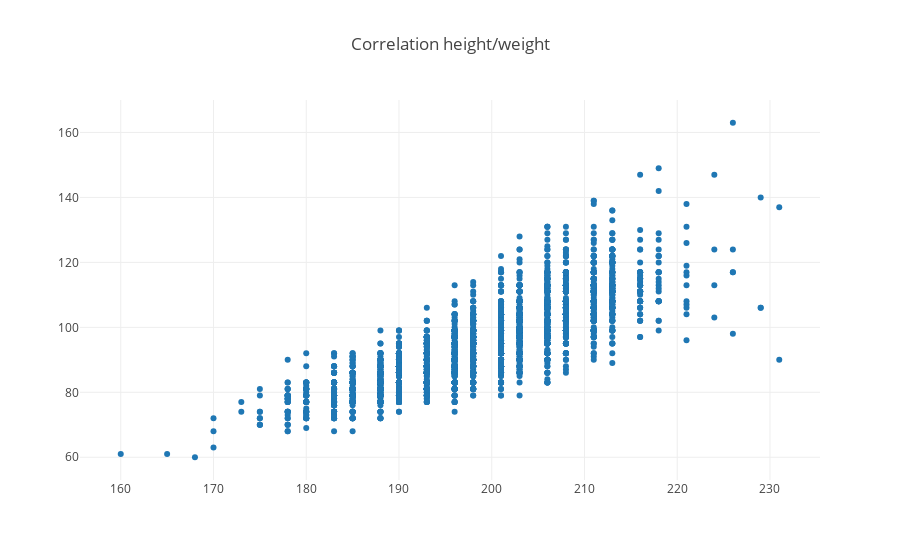

Here is the notebook cell this chart was saved with:
### Markdown cell above
## 5 кореляция роста и веса)

### Code cell
data4 = [go.Scatter (
        x= df_players['height'],
        y = df_players['weight'],
        mode = 'markers'
    
)]
layout4 = {'title': 'Correlation height/weight'}
fig4 = go.Figure(data=data4, layout=layout4)
iplot(fig4, show_link=False)

### Figure 1 — Plotly figure (JSON) as saved in the notebook; plotly's stock layout.template omitted (floating-point values rounded to 4 significant figures; data arrays with more than 128 entries replaced by an {"elided": "..."} marker saying what was removed)
{"data": [{"mode": "markers", "type": "scatter", "x": {"elided": "3922 int values"}, "y": {"elided": "3922 int values"}}], "layout": {"title": "Correlation height/weight"}}
